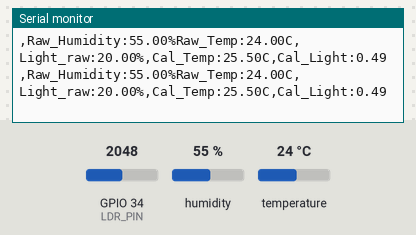
The sketch below on a simulated ESP32. Parts: the last lines printed to the serial monitor. The test bench sets the inputs (shaded band); at power-on: humidity 55 %, GPIO 34 (LDR_PIN) = 2048, temperature 24 °C.

Above: at 1.8 s.
1.9 s: humidity set to 22 %
At 3.3 s:
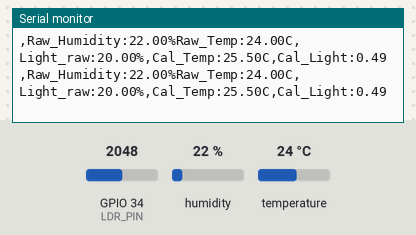
3.4 s: GPIO 34 (LDR_PIN) set to 2866
At 4.6 s:
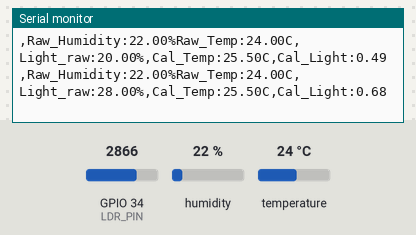
4.9 s: temperature set to 12 °C
At 5.4 s:
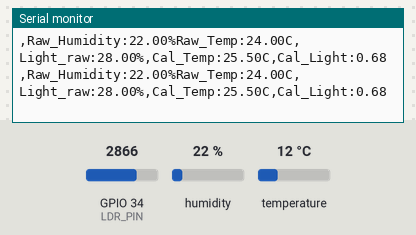
6.4 s: GPIO 34 (LDR_PIN) set to 3603
At 7.7 s:
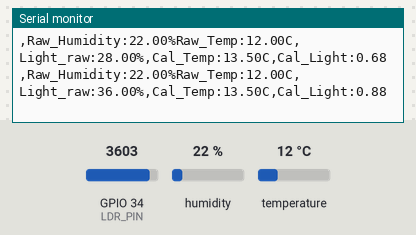
7.9 s: humidity set to 40 %
At 8.9 s:
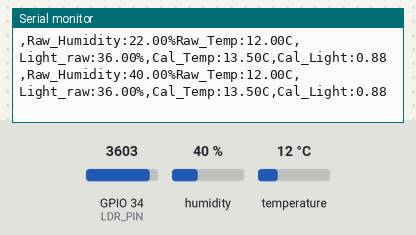
Timing chart, 0 to 10.4 s (numbered marks = the images above; inputs shaded):
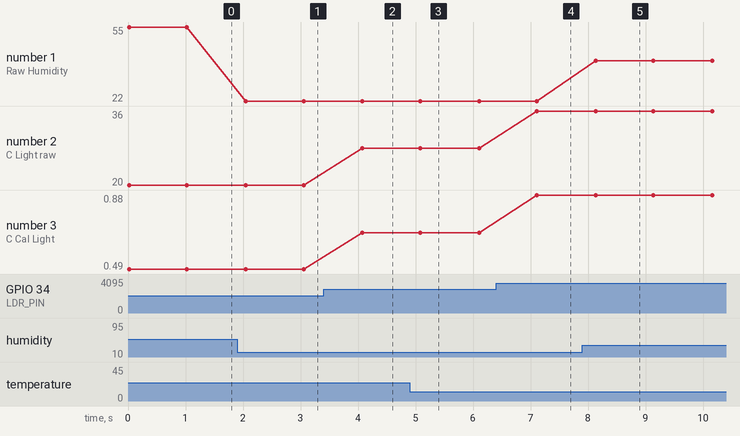

The sketch:

Lab1_Temp_humidity_light-callibration.ino
```cpp
#include <DHT.h>
#define DHTPIN 4
#define DHTTYPE DHT11 // XHT11 u s e s DHT11 p r o t o c o l
#define LDR_PIN 34

DHT dht(DHTPIN, DHTTYPE) ;

void setup() {
  Serial.begin(115200);
  dht.begin();
}

void loop() {
  float temperature = dht.readTemperature();
  float humidity = dht.readHumidity();
  float lightRaw = analogRead(LDR_PIN)/100;

  float tempOffset = 1.5;
  float tempCal = temperature + tempOffset;
  float lightScaled = lightRaw/4095.0*100;


  Serial.print(",Raw_Humidity:");
  Serial.print(humidity);
  Serial.print("%");
  Serial.print("Raw_Temp:");
  Serial.print(temperature);
  Serial.print("C");
  Serial.print(",Light_raw:");
  Serial.print(lightRaw);
  Serial.print("%");
  Serial.print(",Cal_Temp:");
  Serial.print(tempCal);
  Serial.print("C");
  Serial.print(",Cal_Light:");
  Serial.println(lightScaled);

  delay(1000);
}
```

Measured:
- after the input at 1.9 s, the serial monitor: prints a new line after 0.15 s (image 1)
- after the input at 3.4 s, the serial monitor: prints a new line after 0.68 s (image 2)
- after the input at 6.4 s, the serial monitor: prints a new line after 0.71 s (image 4)
- after the input at 7.9 s, the serial monitor: prints a new line after 0.23 s (image 5)
- plotted number 1: 55 → 22 after the input at 1.9 s, 22 → 40 after the input at 7.9 s
- plotted number 2: 20 → 28 after the input at 3.4 s, 28 → 36 after the input at 6.4 s
- plotted number 3: 0.49 → 0.68 after the input at 3.4 s, 0.68 → 0.88 after the input at 6.4 s
